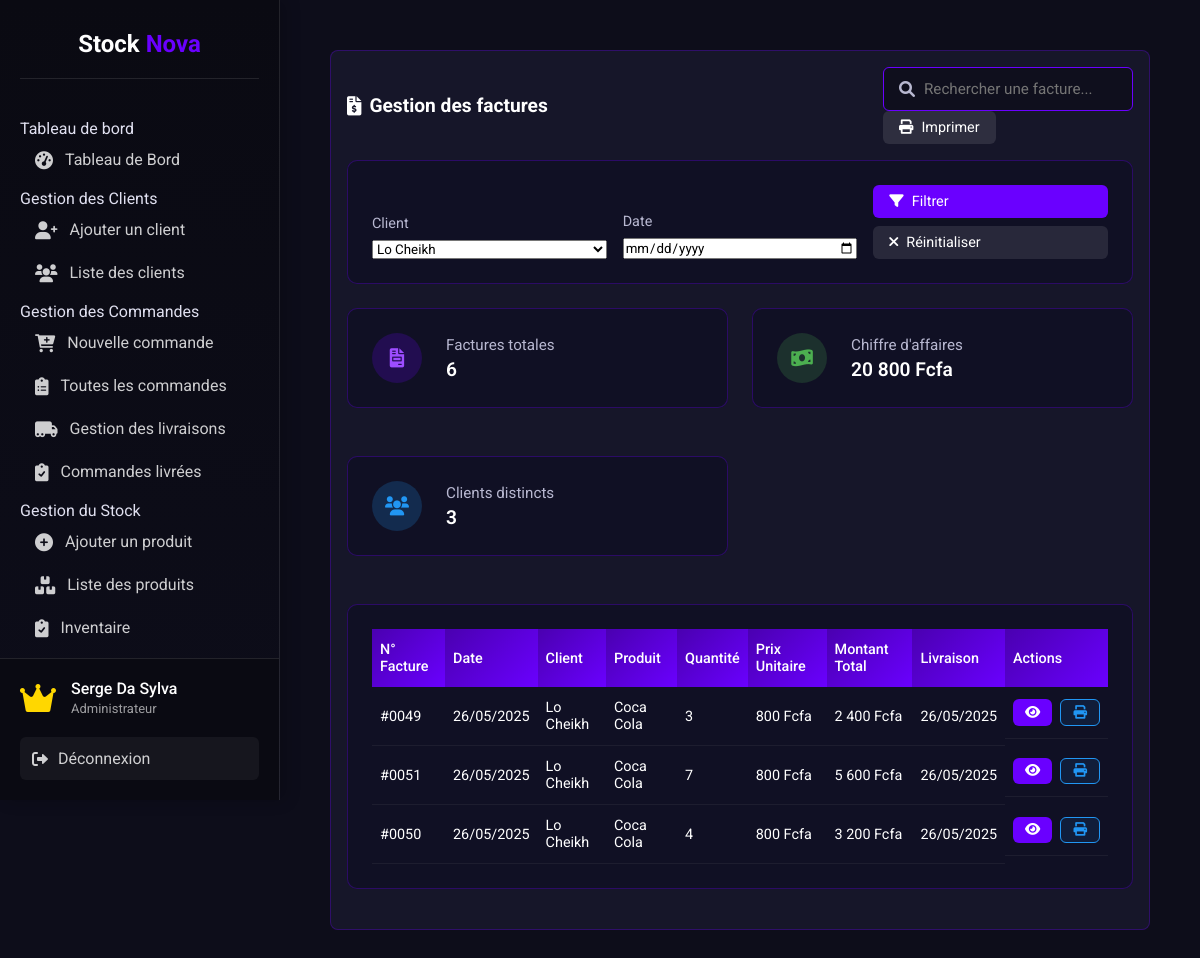
The page /facture.php?client_id=1 (signed in) on the database its author committed.
### tables this page shows
CREATE TABLE `livraisons` (
  `id_liv` int(11) NOT NULL,
  `client_com` int(11) NOT NULL,
  `commande_com` int(11) NOT NULL,
  `produit_id` int(11) NOT NULL,
  `produit_com` varchar(100) DEFAULT NULL,
  `montant_com` decimal(10,2) DEFAULT NULL,
  `date_liv` date DEFAULT NULL,
  `heure_liv` time DEFAULT NULL,
  `quantite_liv` int(11) DEFAULT NULL,
  `adresse_liv` varchar(255) DEFAULT NULL
);

CREATE TABLE `commandes` (
  `id_com` int(11) NOT NULL,
  `client` int(11) DEFAULT NULL,
  `produit` int(11) DEFAULT NULL,
  `quant_com` int(11) DEFAULT NULL,
  `date` date DEFAULT NULL,
  `heure` time DEFAULT NULL,
  `montant` decimal(10,2) DEFAULT NULL
);

CREATE TABLE `clients` (
  `id_client` int(11) NOT NULL,
  `nom_cli` varchar(250) DEFAULT NULL,
  `prenom_cli` varchar(50) NOT NULL,
  `adresse_cli` varchar(255) NOT NULL,
  `ville` varchar(50) NOT NULL,
  `pays` varchar(50) NOT NULL,
  `email` varchar(250) DEFAULT NULL,
  `telephone` varchar(20) NOT NULL,
  `statut` enum('admin','utilisateur') DEFAULT 'utilisateur'
);

CREATE TABLE `produits` (
  `id_prod` int(11) NOT NULL,
  `code_prod` varchar(255) DEFAULT NULL,
  `nom_prod` varchar(100) DEFAULT NULL,
  `quant_prod` int(11) DEFAULT 0,
  `prix_unitaire` decimal(10,2) DEFAULT NULL,
  `prix_total` decimal(10,2) GENERATED ALWAYS AS (`quant_prod` * `prix_unitaire`) VIRTUAL,
  `fournisseur` varchar(100) DEFAULT NULL,
  `description` text DEFAULT NULL,
  `photo` varchar(255) NOT NULL DEFAULT 'assets/images/default-product.png' COMMENT 'Chemin vers la photo du produit'
);

### facture.php (the view, shortened to what this page needs)
<?php
require 'includes/connexion.php';
require 'includes/header.php';
$search = $_GET['search'] ?? '';
$client_id = $_GET['client_id'] ?? '';
$date_filter = $_GET['date_filter'] ?? '';
try {
    $query = "SELECT c.id_com as id_facture,
                     c.date as date_facture,
                     cl.id_client,
                     cl.nom_cli,
                     cl.prenom_cli,
                     p.id_prod,
                     p.nom_prod,
                     p.prix_unitaire,
                     c.quant_com as quantite,
                     (p.prix_unitaire * c.quant_com) as montant_total,
                     l.date_liv as date_livraison
              FROM commandes c
              JOIN clients cl ON c.client = cl.id_client
              JOIN produits p ON c.produit = p.id_prod
              JOIN livraisons l ON c.id_com = l.commande_com
              WHERE (cl.nom_cli LIKE :search OR cl.prenom_cli LIKE :search OR c.id_com LIKE :search)
              AND l.quantite_liv > 0";
    $params = [':search' => '%'.$search.'%'];
    if (!empty($client_id)) {
        $query .= " AND c.client = :client_id";
        $params[':client_id'] = $client_id;
    }
    $query .= " ORDER BY c.date DESC";
    $stmt = $pdo->prepare($query);
    foreach ($params as $key => $value) {
        $stmt->bindValue($key, $value);
    }
    $stmt->execute();
    $factures = $stmt->fetchAll(PDO::FETCH_ASSOC);
    $clientsStmt = $pdo->query("SELECT id_client, CONCAT(nom_cli, ' ', prenom_cli) as nom_complet FROM clients ORDER BY nom_cli");
    $clients = $clientsStmt->fetchAll(PDO::FETCH_ASSOC);
    $statsQuery = "SELECT
                    COUNT(DISTINCT c.id_com) as total,
                    SUM(p.prix_unitaire * c.quant_com) as chiffre_affaire,
                    COUNT(DISTINCT c.client) as clients_distincts
                  FROM commandes c
                  JOIN produits p ON c.produit = p.id_prod
                  JOIN livraisons l ON c.id_com = l.commande_com
                  WHERE l.quantite_liv > 0";
    $statsStmt = $pdo->query($statsQuery);
    $stats = $statsStmt->fetch(PDO::FETCH_ASSOC);
} catch (PDOException $e) {
    die("Erreur de base de données : " . $e->getMessage());
}
?>
<div class="dashboard-container">
    <div class="data-section">
        <div class="section-header">
            <h3><i class="fas fa-file-invoice-dollar"></i> Gestion des factures</h3>
            <div class="section-actions">
                <form method="GET" class="search-form">
                    <div class="search-box">
                        <i class="fas fa-search"></i>
                        <input type="text" name="search" placeholder="Rechercher une facture..."
                               value="<?= htmlspecialchars($search) ?>" class="search-input">
                    </div>
                </form>
                <div class="action-buttons">
                    <button onclick="window.print()" class="btn print-btn">
                        <i class="fas fa-print"></i> Imprimer
                    </button>
                </div>
            </div>
        </div>
        <div class="filters-container glass-card">
            <form method="GET" class="filter-form">
                <div class="filter-group">
                    <label for="client_id">Client</label>
                    <select name="client_id" id="client_id" class="form-input">
                        <?php foreach ($clients as $client): ?>
                            <option value="<?= $client['id_client'] ?>" <?= $client_id == $client['id_client'] ? 'selected' : '' ?>>
                                <?= htmlspecialchars($client['nom_complet']) ?>
                            </option>
                        <?php endforeach; ?>
                    </select>
                </div>
                <div class="filter-group">
                    <label for="date_filter">Date</label>
                    <input type="date" name="date_filter" id="date_filter"
                           value="<?= htmlspecialchars($date_filter) ?>" class="form-input">
                </div>
                <div class="filter-group">
                    <button type="submit" class="btn btn-primary">
                        <i class="fas fa-filter"></i> Filtrer
                    </button>
                    <a href="facture.php" class="btn btn-secondary">
                        <i class="fas fa-times"></i> Réinitialiser
                    </a>
                </div>
            </form>
        </div>
        <div class="stats-cards">
            <div class="stat-card glass-card">
                <div class="stat-icon bg-primary">
                    <i class="fas fa-file-invoice"></i>
                </div>
                <div class="stat-info">
                    <span class="stat-title">Factures totales</span>
                    <span class="stat-value"><?= $stats['total'] ?></span>
                </div>
            </div>
            <div class="stat-card glass-card">
                <div class="stat-icon bg-success">
                    <i class="fas fa-money-bill-wave"></i>
                </div>
                <div class="stat-info">
                    <span class="stat-title">Chiffre d'affaires</span>
                    <span class="stat-value"><?= number_format($stats['chiffre_affaire'], 0, ',', ' ') ?> Fcfa</span>
                </div>
            </div>
            <div class="stat-card glass-card">
                <div class="stat-icon bg-info">
                    <i class="fas fa-users"></i>
                </div>
                <div class="stat-info">
                    <span class="stat-title">Clients distincts</span>
                    <span class="stat-value"><?= $stats['clients_distincts'] ?></span>
                </div>
            </div>
        </div>
        <div class="table-container glass-card">
            <table class="data-table">
                <thead>
                    <tr>
                        <th>N° Facture</th>
                        <th>Date</th>
                        <th>Client</th>
                        <th>Produit</th>
                        <th>Quantité</th>
                        <th>Prix Unitaire</th>
                        <th>Montant Total</th>
                        <th>Livraison</th>
                        <th>Actions</th>
                    </tr>
                </thead>
                <tbody>
                    <?php if (empty($factures)): ?>
                        <tr>
                            <td colspan="9" class="text-center no-data">
                                <i class="fas fa-file-excel"></i>
                                <p>Aucune facture trouvée</p>
                            </td>
                        </tr>
                    <?php else: ?>
                        <?php foreach ($factures as $facture): ?>
                            <tr>
                                <td>#<?= str_pad($facture['id_facture'], 4, '0', STR_PAD_LEFT) ?></td>
                                <td><?= date('d/m/Y', strtotime($facture['date_facture'])) ?></td>
                                <td><?= htmlspecialchars($facture['nom_cli'] . ' ' . $facture['prenom_cli']) ?></td>
                                <td><?= htmlspecialchars($facture['nom_prod']) ?></td>
                                <td><?= $facture['quantite'] ?></td>
                                <td><?= number_format($facture['prix_unitaire'], 0, ',', ' ') ?> Fcfa</td>
                                <td><?= number_format($facture['montant_total'], 0, ',', ' ') ?> Fcfa</td>
                                <td><?= date('d/m/Y', strtotime($facture['date_livraison'])) ?></td>
                                <td class="actions">
                                    <button onclick="afficherFacture(<?= $facture['id_facture'] ?>)"
                                            class="btn btn-sm btn-primary" title="Voir">
                                        <i class="fas fa-eye"></i>
                                    </button>
                                    <a href="#" onclick="imprimerFacture(<?= $facture['id_facture'] ?>)"
                                       class="btn btn-sm btn-info" title="Imprimer">
                                        <i class="fas fa-print"></i>
                                    </a>
                                </td>
                            </tr>
                        <?php endforeach; ?>
                    <?php endif; ?>
                </tbody>
            </table>
        </div>
    </div>
</div>
<?php include 'includes/footer.php'; ?>

### css/styles.css (style rules this page uses)
:root { --primary: #9c27b0; --primary-dark: #7b1fa2; --primary-light: #ba68c8; --dark: #121212; --darker: #000000; --light: #f5f5f5; --danger: #e91e63; --success: #4caf50; --warning: #ff9800; }
* { box-sizing: border-box; margin: 0; padding: 0; font-family: 'Roboto', sans-serif; }
body { background-color: var(--dark); color: var(--light); display: flex; min-height: 100vh; }

### facture.php (style rules this page uses)
:root { --primary: #6a00ff; --primary-light: #9d4dff; --primary-dark: #4a00b0; --secondary: #00ffc6; --dark: #0d0d1a; --darker: #0a0a12; --light: #e0e0f0; --text: #ffffff; --text-secondary: #b8b8d1; --danger: #ff6b6b; --warning: #ffc107; --success: #4caf50; --info: #2196f3; --glass: rgba(15, 15, 35, 0.65); --glass-border: rgba(106, 0, 255, 0.3); }
.dashboard-container { max-width: 1200px; margin: 0 auto; padding: 20px; }
.data-section { background: rgba(26, 26, 46, 0.8); border-radius: 8px; padding: 1rem; border: 1px solid var(--glass-border); }
.glass-card { background: var(--glass); backdrop-filter: blur(10px); -webkit-backdrop-filter: blur(10px); border-radius: 10px; padding: 1.5rem; border: 1px solid var(--glass-border); margin-bottom: 1.5rem; }
.section-header { margin-bottom: 1rem; display: flex; justify-content: space-between; align-items: center; flex-wrap: wrap; gap: 1rem; }
.section-header h3 { color: var(--text); font-size: 1.2rem; display: flex; align-items: center; gap: 0.5rem; margin: 0; }
.search-form { flex: 1; min-width: 250px; }
.search-box { position: relative; max-width: 400px; }
.search-box i { position: absolute; left: 1rem; top: 50%; transform: translateY(-50%); color: var(--text-secondary); }
.search-input { width: 100%; padding: 0.75rem 1rem 0.75rem 2.5rem; background: rgba(0, 0, 0, 0.3); border: 1px solid var(--primary); border-radius: 6px; color: var(--text); font-size: 0.95rem; transition: all 0.3s; }
.btn { padding: 0.5rem 1rem; border-radius: 6px; font-size: 0.9rem; display: inline-flex; align-items: center; gap: 0.5rem; text-decoration: none; transition: all 0.3s; cursor: pointer; border: none; }
.btn-primary { background: var(--primary); color: white; }
.btn-secondary { background: rgba(255, 255, 255, 0.1); color: var(--text); }
.print-btn { background: rgba(255, 255, 255, 0.1); color: var(--text); }
.btn-sm { padding: 0.35rem 0.75rem; font-size: 0.85rem; }
.btn-info { background: rgba(33, 150, 243, 0.1); color: var(--info); border: 1px solid var(--info); }
.filters-container { margin-bottom: 1.5rem; }
.filter-form { display: grid; grid-template-columns: repeat(auto-fit, minmax(200px, 1fr)); gap: 1rem; align-items: end; }
.filter-group { display: flex; flex-direction: column; gap: 0.5rem; }
.filter-group label { color: var(--text-secondary); font-size: 0.9rem; }
.stats-cards { display: grid; grid-template-columns: repeat(auto-fit, minmax(280px, 1fr)); gap: 1.5rem; margin-bottom: 1.5rem; }
.stat-card { display: flex; align-items: center; gap: 1.5rem; transition: all 0.3s; }
.stat-icon { width: 50px; height: 50px; border-radius: 50%; display: flex; align-items: center; justify-content: center; font-size: 1.2rem; }
.stat-icon.bg-primary { background: rgba(106, 0, 255, 0.2); color: var(--primary-light); }
.stat-icon.bg-success { background: rgba(76, 175, 80, 0.2); color: var(--success); }
.stat-icon.bg-info { background: rgba(33, 150, 243, 0.2); color: var(--info); }
.stat-info { display: flex; flex-direction: column; }
.stat-title { color: var(--text-secondary); font-size: 0.95rem; margin-bottom: 0.25rem; }
.stat-value { color: var(--text); font-size: 1.2rem; font-weight: 600; }
.table-container { overflow-x: auto; }
.data-table { width: 100%; border-collapse: collapse; font-size: 0.9rem; }
.data-table th { padding: 0.75rem 0.5rem; text-align: left; background: linear-gradient(135deg, var(--primary-dark), var(--primary)); color: white; font-weight: 500; }
.data-table td { padding: 0.75rem 0.5rem; border-bottom: 1px solid rgba(255, 255, 255, 0.05); color: var(--text); }
.actions { display: flex; gap: 0.5rem; justify-content: center; }

### rows shown on the page
livraisons: commande_com.id_com "0049", commande_com.date "26/05/2025", client_com.prenom_cli "Lo Cheikh", produits.nom_prod "Coca Cola", commande_com.quant_com "3", produits.prix_unitaire "800", montant_total "2 400", date_liv "26/05/2025"
livraisons: commande_com.id_com "0051", commande_com.date "26/05/2025", client_com.prenom_cli "Lo Cheikh", produits.nom_prod "Coca Cola", commande_com.quant_com "7", produits.prix_unitaire "800", montant_total "5 600", date_liv "26/05/2025"
livraisons: commande_com.id_com "0050", commande_com.date "26/05/2025", client_com.prenom_cli "Lo Cheikh", produits.nom_prod "Coca Cola", commande_com.quant_com "4", produits.prix_unitaire "800", montant_total "3 200", date_liv "26/05/2025"

### other values the page prints
$_SESSION['username'] "Serge Da Sylva"
$stats['total'] "6"
$stats['chiffre_affaire'] "20 800"
$stats['clients_distincts'] "3"
form field client_id "Lo Cheikh"
